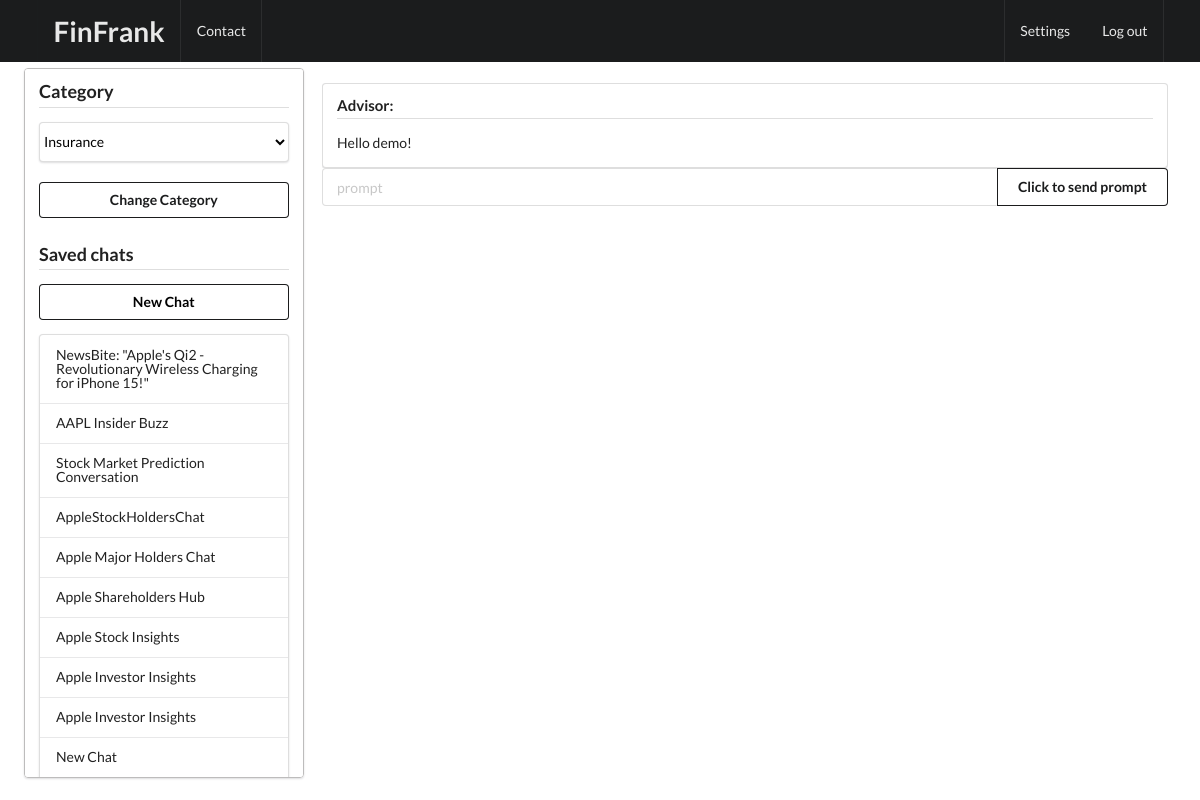
Screenshot of /new_chat/Insurance/ (signed in) with the database file from the repository.
### Chat/models.py (models this page shows, shortened)
class ChatInfo(models.Model):
    id_chat = models.UUIDField(primary_key=True, default=uuid.uuid4, editable=False)
    user = models.CharField(max_length=100)
    name_chat = models.TextField(default="New Chat")
    category = models.CharField(max_length=45, default="Personal Finance")
    created_at = models.DateTimeField(auto_now_add=True)

### Chat/views.py (the view, shortened to what this page needs)
# urls.py: path("new_chat/<str:category>/", views.new_chat, name="new_chat")
@login_required(login_url='signin')
def new_chat(request, category):
    messages_ = []
    user = request.user.username
    api_key = "XXX"
    chat_ids_names = get_chat_ids_names(user, category)
    conversation = ChatConversation(user, 20, api_key)
    chat_categories = get_ChatCategories(category)
    messages_ = [mark_safe(conversation.convertMessegesObjToHTML(messages_))]
    context = get_context(messages_, chat_ids_names, category, chat_categories, "")
    return render(request, 'home.html', context=context)

### Chat/GPT/gpt.py (called while the page is built, shortened)
    def convertMessegesObjToHTML(self, messages_):
        html = ""
        html += "<div class=\"ui segment\"><h4 class=\"ui dividing header\">Advisor:</h4>"
        html += f'<div class =\"content\"><p>Hello {self.userName}!</div></div>'
        return html

### Chat/views.py (called while the page is built)
def get_chat_ids_names(user, category):
    chat_queryset = ChatInfo.objects.filter(user=user, category=category)
    chat_ids_names = list(chat_queryset.values_list('id_chat', 'name_chat'))
    return chat_ids_names

def get_ChatCategories(category, chat_categories = ['Personal Finance', 'Investments', 'Insurance', 'Car Insurance']):
    chat_categories = chat_categories.copy()
    chat_categories.remove(str(category))
    chat_categories = [str(category)] + chat_categories
    return chat_categories

def get_context(messages_, chat_ids_names, category, chat_categories, id_chat):
    context = {'messages_': messages_,
            'chat_ids_names': chat_ids_names,
            'chat_category': category,
            'chat_categories': chat_categories,
            'id_chat' : id_chat
            }
    return context

### Chat/templates/home.html (shortened to what this page needs)
{% extends "base.html" %}
{% block content %}
<div class="ui fixed inverted menu">
    <div class="ui container">
        <a href="#" class="header item"><h1>FinFrank</h1></a>
        <a href="#" class="item">Contact</a>
        <a href="/settings" class="right item">Settings</a>
        <a href="/logout" class="item">Log out</a>
    </div>
</div>
<div class="three column row">
    <div class="four wide column">
        <div >
            <div class = "ui segment" style = "overflow-y: scroll; height: calc(100vh - 90px); margin-left: 2vw; width: 23.3vw;border: 1px solid rgb(189, 188, 188);">
                <h3 class="ui dividing header">Category</h3>
                    <form method="POST">
                        <div class="ui action fluid input">
                            <select name="new_category" class="ui fluid pointing  menu">
                                {% for category in chat_categories %}
                                    <option class = "item" value="{{ category }}">{{ category }}</option>
                                {% endfor %}
                            </select>
                        </div>
                        <button type="submit" class="ui fluid secondary basic button" ><strong>Change Category</strong></button>
                        </form>
                        <h3 class="ui dividing header">Saved chats</h3>
                        <form method="POST">
                            <button type="button" class="ui fluid secondary basic button" name="new_chat" id = "newChatButton">
                                <a href="/new_chat/{{chat_category}}" style="color: #000000"><strong>New Chat</strong></a>
                            </button>
                        </form>
                        <form method="POST">
                            <div class="ui vertical fluid pointing menu">
                                {% for chat_id_name in chat_ids_names %}
                                    {% if chat_id_name.0 == id_chat %}
                                        <a class="active item" href="/chat/{{chat_id_name.0}}">{{ chat_id_name.1 }}</a>
                                        {% else %}
                                        <a class="item" href="/chat/{{chat_id_name.0}}">{{ chat_id_name.1 }}</a>
                                    {% endif %}
                                {% endfor %}
                        </form>
                    </div>
            </div>
        </div>
    </div>
    <div class="eleven wide column" >
        <div class = "ui segment" id = "myform" style = "border: 1px solid white; box-shadow: none; margin-right: 2vw; width: 73vw;">
            <div id = "scrollMesseges" style="overflow-y: scroll; max-height: calc(100vh - 60px - 80px)">
                {% for message in messages_ %}
                    <div class="alert alert-danger" role="alert">
                        {{ message }}
                    </div>
                {% endfor %}
            </div>
            <form method="POST" >
            <div class="ui form">
                <div class="prompt-field">
                        <div class="ui fluid action input">
                            <input type="text" name="prompt" placeholder="prompt" class="ui input" autocomplete="off">
                            <button type="submit" class="ui secondary basic button" onclick="myFunction()" ><strong>Click to send prompt</strong></button>
                        </div>
                    </form>
                </div>
            </div>
        </div>
    <div class="one wide column"></div>
{% endblock %}

### Chat/templates/base.html (shortened to what this page needs)
<html>
    <head>
        <link rel="stylesheet" href="https://cdn.jsdelivr.net/npm/semantic-ui@2.4.2/dist/semantic.min.css">
    </head>
<body>
    <div class = "ui tree grid" >
        {% block content %}
        {% endblock %}
</body>
</html>

### rows the page displays
ChatInfo: name_chat "NewsBite: \"Apple's Qi2 - Revolutionary Wireless Charging for iPhone 15!\""
ChatInfo: name_chat "AAPL Insider Buzz"
ChatInfo: name_chat "Stock Market Prediction Conversation"
ChatInfo: name_chat "AppleStockHoldersChat"
ChatInfo: name_chat "Apple Major Holders Chat"
ChatInfo: name_chat "Apple Shareholders Hub"
ChatInfo: name_chat "Apple Stock Insights"
ChatInfo: name_chat "Apple Investor Insights"
ChatInfo: name_chat "Apple Investor Insights"
ChatInfo: name_chat "New Chat"

### other values shown
{{ message }} "Advisor: Hello demo!"
form field new_category "Insurance"
